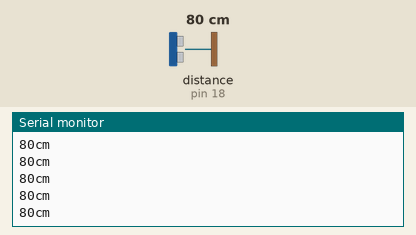
Simulated run of this sketch. Board: Arduino Uno, built with avr-gcc and run on an emulated ATmega328P. Shown: the last lines printed to the serial monitor. Wiring (inferred from the names in the program): ultrasonic range finder: trigger pin 19; echo pin 18. Inputs (shaded band) come from the test bench; at power-on: distance to the obstacle (sensor on pin 18) 80 cm. The echo pulse lasts 58.3 µs per cm.

Above: at 1.2 s.
1.3 s: distance to the obstacle (sensor on pin 18) set to 12 cm
At 1.38 s:
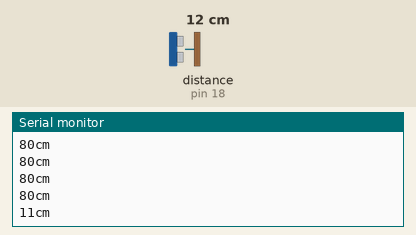
2.8 s: distance to the obstacle (sensor on pin 18) set to 9 cm
At 2.9 s:
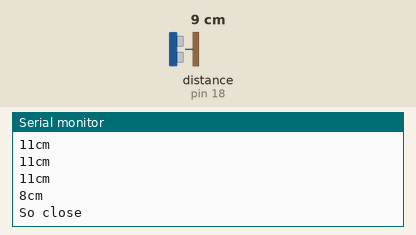
Timing chart, 0 to 5.8 s (numbered marks = the images above; inputs shaded):
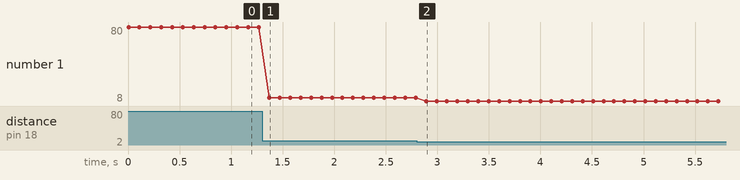

Measured:
- the behaviour switches between 11 and 10 cm on distance to the obstacle (sensor on pin 18) (found by bisection; images 1 and 2)
- after the input at 1.3 s, the serial monitor: prints a new line after 0.07 s (image 1)
- after the input at 2.8 s, the serial monitor: prints a new line after 0.09 s (image 2)
- plotted number 1: 80 → 11 after the input at 1.3 s, 11 → 8 after the input at 2.8 s

The sketch:

test_distance.ino
```cpp
// this code is for test to measure the distance and send notify to line apllication with line notify
const int pingPin = 19; //D19
int inPin = 18; //D18

void setup() {
Serial.begin(9600);
}

void loop()
{
long duration, cm;

pinMode(pingPin, OUTPUT);


digitalWrite(pingPin, LOW);
delayMicroseconds(2);
digitalWrite(pingPin, HIGH);
delayMicroseconds(5);
digitalWrite(pingPin, LOW);
pinMode(inPin, INPUT);
duration = pulseIn(inPin, HIGH);

cm = microsecondsToCentimeters(duration);

Serial.print(cm);
Serial.print("cm");
Serial.println();
if (cm < 10) {
    Serial.println("So close");
  }
delay(100);

}

long microsecondsToCentimeters(long microseconds)
{
// The speed of sound is 340 m/s or 29 microseconds per centimeter.
// The ping travels out and back, so to find the distance of the
// object we take half of the distance travelled.
return microseconds / 29 / 2;
}
```
